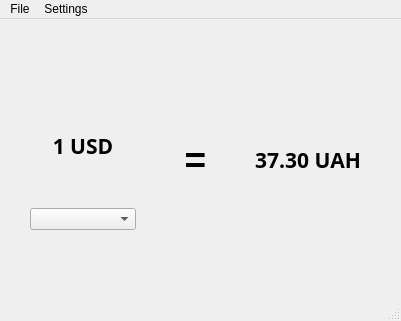
<?xml version="1.0" encoding="UTF-8"?>
<ui version="4.0">
 <class>MainWindow</class>
 <widget class="QMainWindow" name="MainWindow">
  <property name="geometry">
   <rect>
    <x>0</x>
    <y>0</y>
    <width>401</width>
    <height>321</height>
   </rect>
  </property>
  <property name="windowTitle">
   <string>Currency Converter</string>
  </property>
  <widget class="QWidget" name="centralwidget">
   <widget class="QWidget" name="horizontalLayoutWidget">
    <property name="geometry">
     <rect>
      <x>30</x>
      <y>70</y>
      <width>331</width>
      <height>141</height>
     </rect>
    </property>
    <layout class="QHBoxLayout" name="horizontalLayout">
     <item>
      <layout class="QVBoxLayout" name="verticalLayout">
       <item>
        <widget class="QLabel" name="lUSD">
         <property name="font">
          <font>
           <family>Book Antiqua</family>
           <pointsize>16</pointsize>
           <bold>true</bold>
          </font>
         </property>
         <property name="text">
          <string>1 USD</string>
         </property>
         <property name="alignment">
          <set>Qt::AlignCenter</set>
         </property>
        </widget>
       </item>
       <item>
        <widget class="QComboBox" name="cbCur">
         <property name="baseSize">
          <size>
           <width>0</width>
           <height>0</height>
          </size>
         </property>
        </widget>
       </item>
      </layout>
     </item>
     <item>
      <widget class="QLabel" name="label">
       <property name="font">
        <font>
         <pointsize>28</pointsize>
         <bold>true</bold>
        </font>
       </property>
       <property name="text">
        <string>=</string>
       </property>
       <property name="alignment">
        <set>Qt::AlignCenter</set>
       </property>
      </widget>
     </item>
     <item>
      <widget class="QLabel" name="lUAH">
       <property name="font">
        <font>
         <family>Book Antiqua</family>
         <pointsize>16</pointsize>
         <bold>true</bold>
        </font>
       </property>
       <property name="text">
        <string>37.30 UAH</string>
       </property>
       <property name="alignment">
        <set>Qt::AlignCenter</set>
       </property>
      </widget>
     </item>
    </layout>
   </widget>
  </widget>
  <widget class="QMenuBar" name="menubar">
   <property name="geometry">
    <rect>
     <x>0</x>
     <y>0</y>
     <width>401</width>
     <height>22</height>
    </rect>
   </property>
   <widget class="QMenu" name="menuFile">
    <property name="title">
     <string>File</string>
    </property>
    <addaction name="actionSave"/>
    <addaction name="separator"/>
    <addaction name="actionQuit"/>
   </widget>
   <widget class="QMenu" name="menuSettings">
    <property name="title">
     <string>Settings</string>
    </property>
    <addaction name="actionLanguage"/>
   </widget>
   <addaction name="menuFile"/>
   <addaction name="menuSettings"/>
  </widget>
  <widget class="QStatusBar" name="statusbar"/>
  <action name="actionQuit">
   <property name="icon">
    <iconset resource="Image.qrc">
     <normaloff>:/image/Image/free-icon-font-cross-3917759.png</normaloff>:/image/Image/free-icon-font-cross-3917759.png</iconset>
   </property>
   <property name="text">
    <string>Quit</string>
   </property>
   <property name="shortcut">
    <string>Ctrl+Q</string>
   </property>
  </action>
  <action name="actionSave">
   <property name="icon">
    <iconset resource="Image.qrc">
     <normaloff>:/image/Image/free-icon-font-folder-3917537.png</normaloff>:/image/Image/free-icon-font-folder-3917537.png</iconset>
   </property>
   <property name="text">
    <string>Save</string>
   </property>
   <property name="shortcut">
    <string>Ctrl+S</string>
   </property>
  </action>
  <action name="actionLanguage">
   <property name="icon">
    <iconset resource="Image.qrc">
     <normaloff>:/image/Image/free-icon-font-globe-3917538.png</normaloff>:/image/Image/free-icon-font-globe-3917538.png</iconset>
   </property>
   <property name="text">
    <string>Language</string>
   </property>
   <property name="shortcut">
    <string>Ctrl+L</string>
   </property>
  </action>
 </widget>
 <resources>
  <include location="Image.qrc"/>
 </resources>
 <connections/>
</ui>
